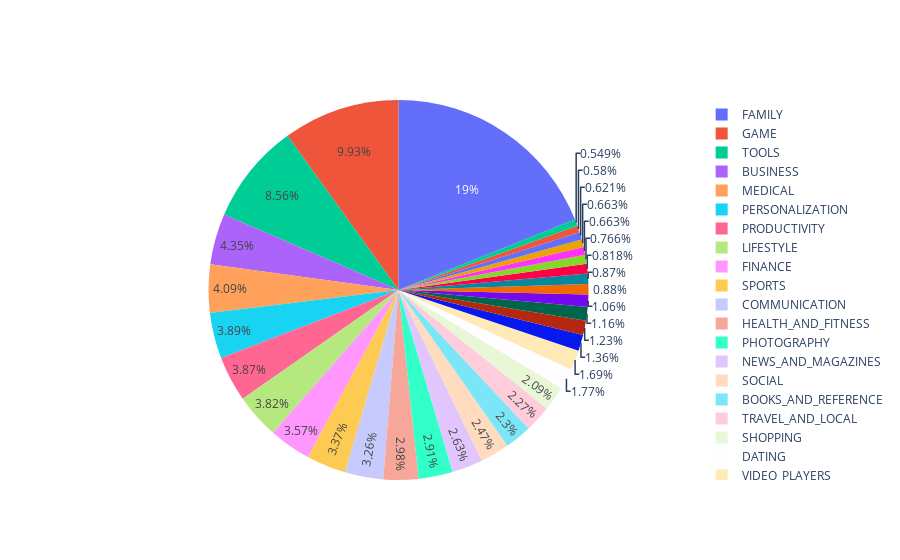

This figure's notebook cell:
### Markdown cell above
## Frequency dist and histograms of attributes

### Code cell
#distribution of apps by category
number_of_apps_in_category = df['Category'].value_counts().sort_values(ascending=True)

data = [go.Pie(
        labels = number_of_apps_in_category.index,
        values = number_of_apps_in_category.values,
        hoverinfo = 'label+value'
    
)]

plotly.offline.iplot(data, filename='active_category')

### Figure 1 — Plotly figure (JSON) as saved in the notebook; plotly's stock layout.template omitted (floating-point values rounded to 4 significant figures)
{"data": [{"hoverinfo": "label+value", "labels": ["BEAUTY", "COMICS", "PARENTING", "EVENTS", "ART_AND_DESIGN", "HOUSE_AND_HOME", "WEATHER", "LIBRARIES_AND_DEMO", "AUTO_AND_VEHICLES", "ENTERTAINMENT", "FOOD_AND_DRINK", "EDUCATION", "MAPS_AND_NAVIGATION", "VIDEO_PLAYERS", "DATING", "SHOPPING", "TRAVEL_AND_LOCAL", "BOOKS_AND_REFERENCE", "SOCIAL", "NEWS_AND_MAGAZINES", "PHOTOGRAPHY", "HEALTH_AND_FITNESS", "COMMUNICATION", "SPORTS", "FINANCE", "LIFESTYLE", "PRODUCTIVITY", "PERSONALIZATION", "MEDICAL", "BUSINESS", "TOOLS", "GAME", "FAMILY"], "type": "pie", "values": [53, 56, 60, 64, 64, 74, 79, 84, 85, 102, 112, 119, 131, 163, 171, 202, 219, 222, 239, 254, 281, 288, 315, 325, 345, 369, 374, 376, 395, 420, 827, 959, 1831]}], "layout": {}}
